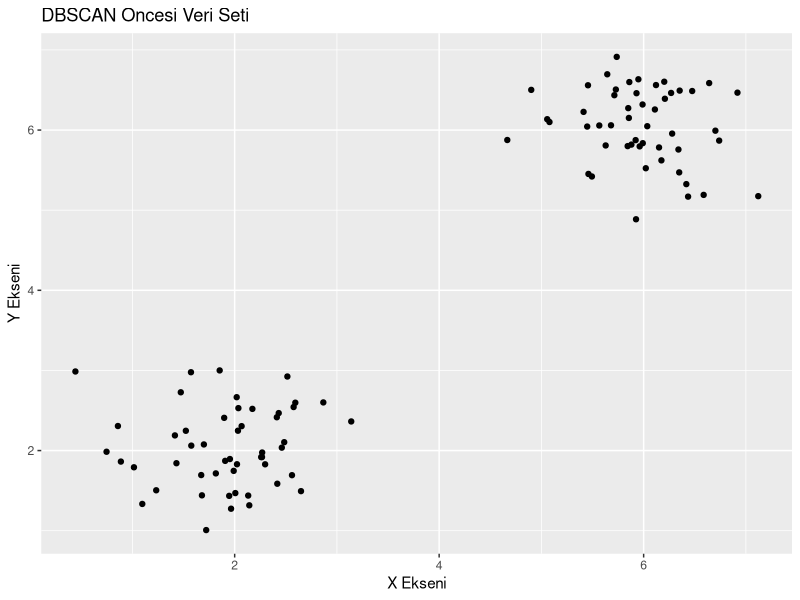
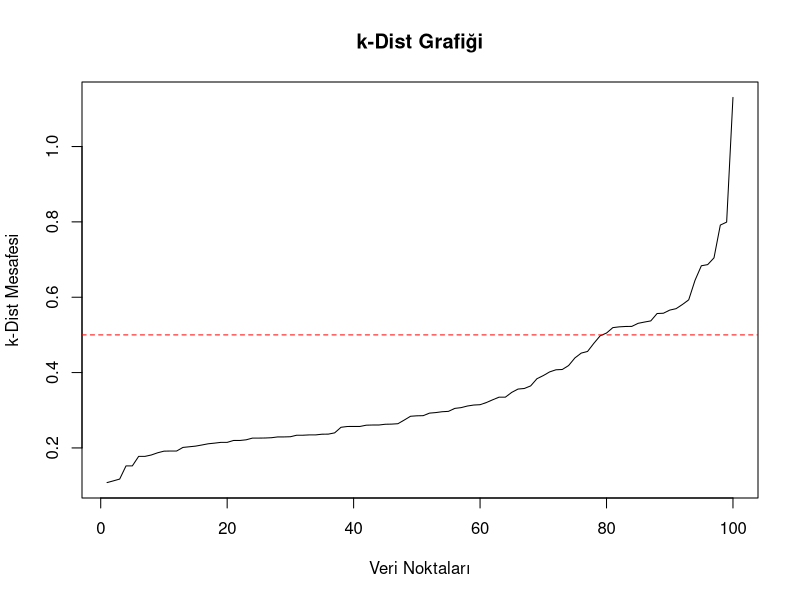
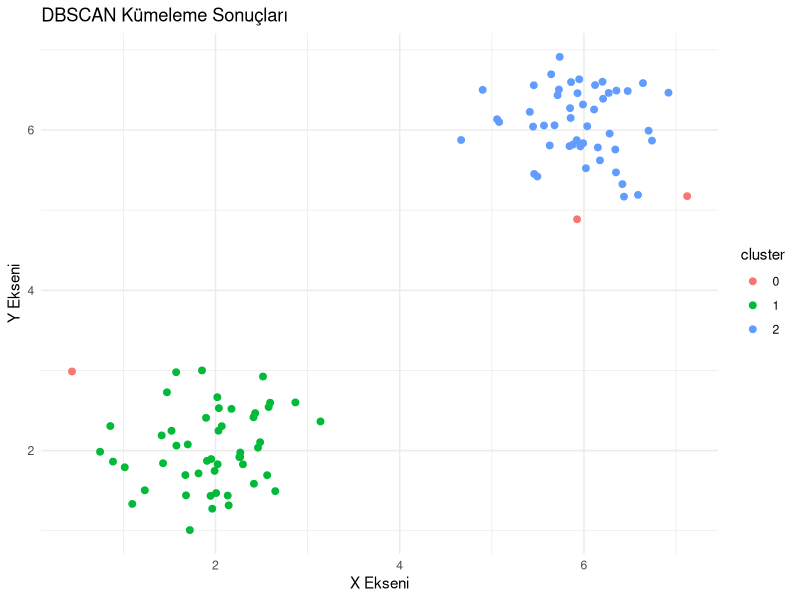
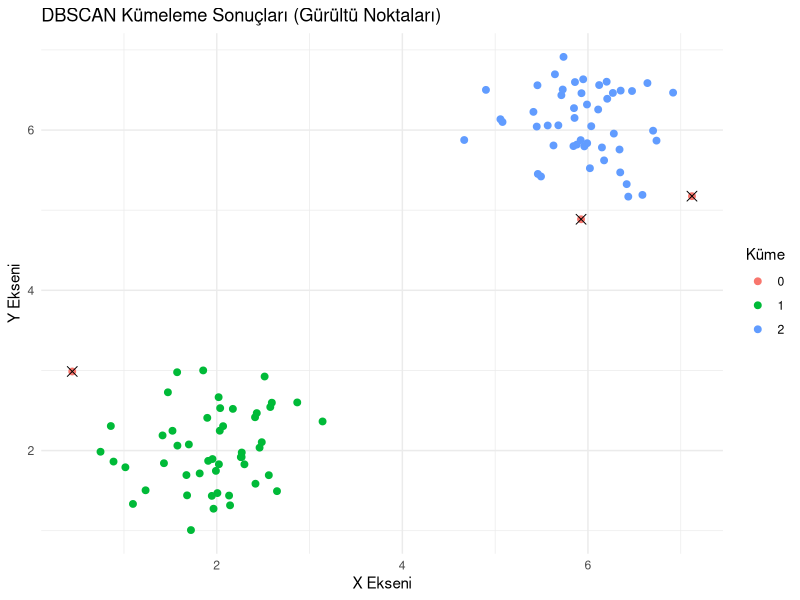

These figures' R source, in order:
## ---- chunk 1
#install.packages("dbscan") # DBSCAN algoritması için
#install.packages("ggplot2") # Görselleştirme için
## ---- chunk 2
library(dbscan)
library(ggplot2)


# Veri seti oluşturma (örnek olarak iki boyutlu veri)
set.seed(11042)
x <- cbind(
  x = c(rnorm(50, mean = 2, sd = 0.5), rnorm(50, mean = 6, sd = 0.5)),
  y = c(rnorm(50, mean = 2, sd = 0.5), rnorm(50, mean = 6, sd = 0.5))
)
x <- as.data.frame(x)
colnames(x) <- c("X1", "X2")
ggplot(x, aes(x = X1, y = X2)) +
  geom_point() +
  labs(title = "DBSCAN Oncesi Veri Seti", x = "X Ekseni", y = "Y Ekseni")
## ---- chunk 3
# k-en yakın komşular için mesafeleri hesapla
k <- 4 # MinPts = 4 seçildiğinde k = MinPts - 1
k_distances <- kNNdist(x, k = k)

# k-dist grafiği çizme
plot(sort(k_distances), type = "l", main = "k-Dist Grafiği", 
     xlab = "Veri Noktaları", ylab = "k-Dist Mesafesi")
abline(h = 0.5, col = "red", lty = 2) # Olası epsilon değeri

## ---- chunk 4
library(dbscan)
epsilon <- 0.5  # Örnek epsilon değeri
MinPts <- 4     # Örnek MinPts değeri
dbscan_result <- dbscan(x, eps = epsilon, minPts = MinPts)
## ---- chunk 5
library(ggplot2)

data <- data.frame(x = x[, 1], y = x[, 2], cluster = factor(dbscan_result$cluster))

ggplot(data, aes(x = x, y = y, color = cluster)) +
  geom_point(size = 2) +
  ggtitle("DBSCAN Kümeleme Sonuçları") +
  xlab("X Ekseni") +
  ylab("Y Ekseni") +
  theme_minimal()

## ---- chunk 6
library(ggplot2)
# Gürültü noktalarını ayıran veri çerçevesi
noise_data <- subset(data, cluster == 0)  # Gürültü noktaları

# DBSCAN sonuçlarını görselleştirme
ggplot(data, aes(x = x, y = y, color = cluster)) +
  geom_point(size = 2) +  # Tüm noktaları çiz
  geom_point(
    data = noise_data, 
    aes(x = x, y = y), 
    color = "black", shape = 4, size = 3  # Gürültü noktalarını işaretle
  ) +
  labs(
    title = "DBSCAN Kümeleme Sonuçları (Gürültü Noktaları)", 
    x = "X Ekseni", 
    y = "Y Ekseni", 
    color = "Küme"
  ) +
  theme_minimal()
